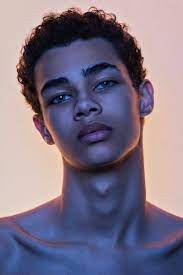
#> input picture faces/5.jpeg, 183 x 275 px
$ python isBW+rmBW.py
#> lines starting #> are read from the running program, lines starting #| are printed output that depends on the picture
import numpy as np
import cv2
from retinaface import RetinaFace
import matplotlib.pyplot as plt
import os

"""
Part III (face filtering app)
Required features:
● Removing black and white images
● Face detection module
● Face feature extraction method (the features that you are about to use to determine
which the face is in front pose)
● Decision Function (a boolean function that returns true if the face is front pose)
● Filtering function (a function that inputs a directory and extract all front posed faces
from images and save them in another directory)
"""

def isBWorNot(imgpth):
#> called with imgpth = 'faces/5.jpeg'
    img = cv2.imread(imgpth)
#> img is the input picture: shape (275, 183, 3); mean B, G, R 133.2, 114.3, 125.4
    threshold=30
    if len(img.shape) == 2:

        return True
    elif len(img.shape) == 3:

        gray = cv2.cvtColor(img, cv2.COLOR_BGR2GRAY)
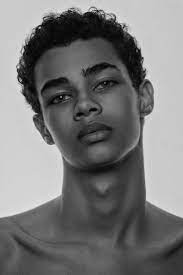
#> gray: shape (275, 183); min 1, max 237, mean 119.8
        back_to_bgr = cv2.cvtColor(gray, cv2.COLOR_GRAY2BGR)
        diff = np.max(np.abs(img.astype(np.float32) - back_to_bgr.astype(np.float32)))
#> diff = 76
        return diff <= threshold

    return False

def rmvBWimg(imgpth):
    boolBW = isBWorNot(imgpth)
    if boolBW == True:
        os.path.exists(imgpth)
        os.remove(imgpth)


imgpth = 'faces/5.jpeg'
isBW = isBWorNot(imgpth)
#> isBW = False

if isBW == True:
    print("Its a black&white image!")
else:
    print("Its not a black&white image!")

rmvBWimg(imgpth)

$ run again, with faces/4.jpeg copied over faces/5.jpeg
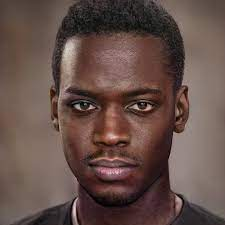
#> input picture faces/4.jpeg, 225 x 225 px
#> in isBWorNot, img is the input picture: shape (225, 225, 3); mean B, G, R 72.9, 79.1, 100.8
#> in isBWorNot, `gray = cv2.cvtColor(img, cv2.COLOR_BGR2GRAY)`:
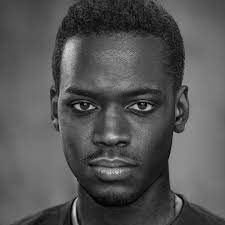
#> gray: shape (225, 225); min 0, max 213, mean 84.9
#> diff = 55
#> isBW = False

$ run again, with faces/1.jpg copied over faces/5.jpeg
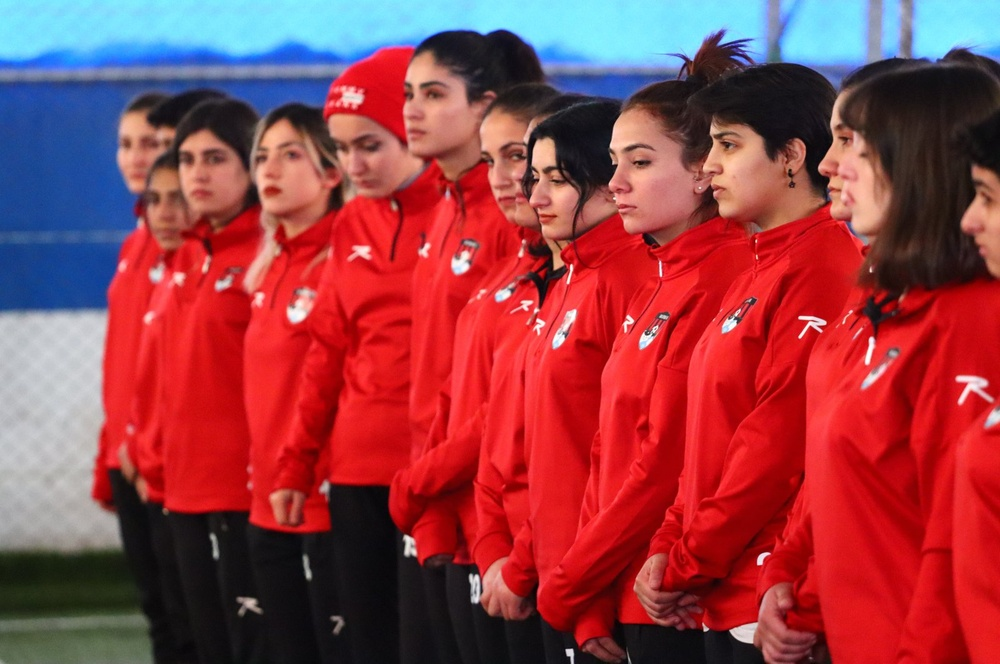
#> input picture faces/1.jpg, 1000 x 664 px, shrunk from 1600 x 1062 before the run
#> in isBWorNot, img is the input picture: shape (664, 1000, 3); mean B, G, R 70.5, 61.8, 149.2
#> in isBWorNot, `gray = cv2.cvtColor(img, cv2.COLOR_BGR2GRAY)`:
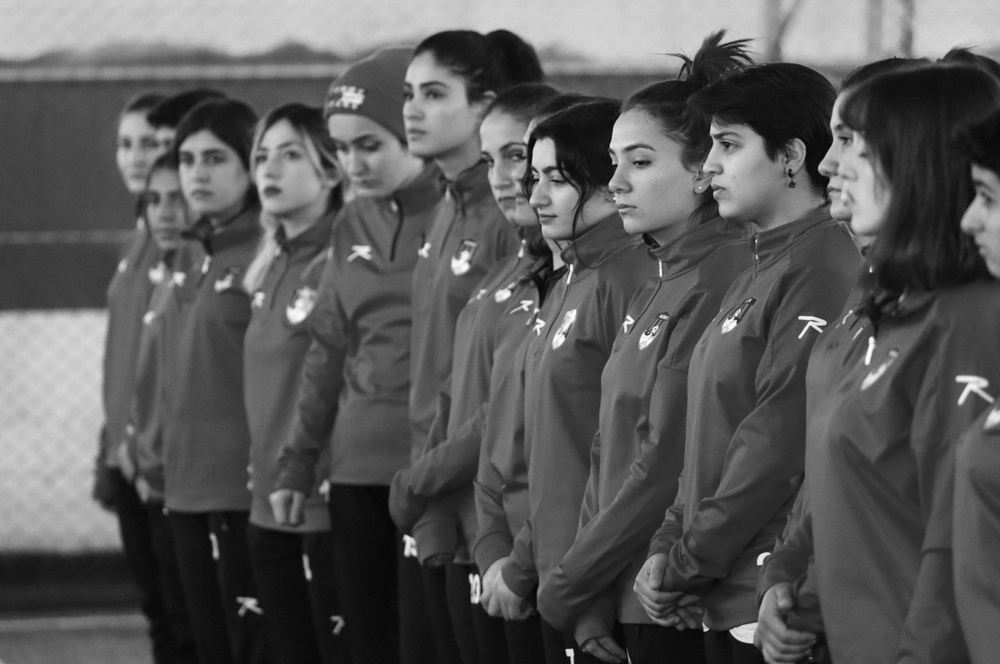
#> gray: shape (664, 1000); min 3, max 255, mean 88.9
#> diff = 158
#> isBW = False
